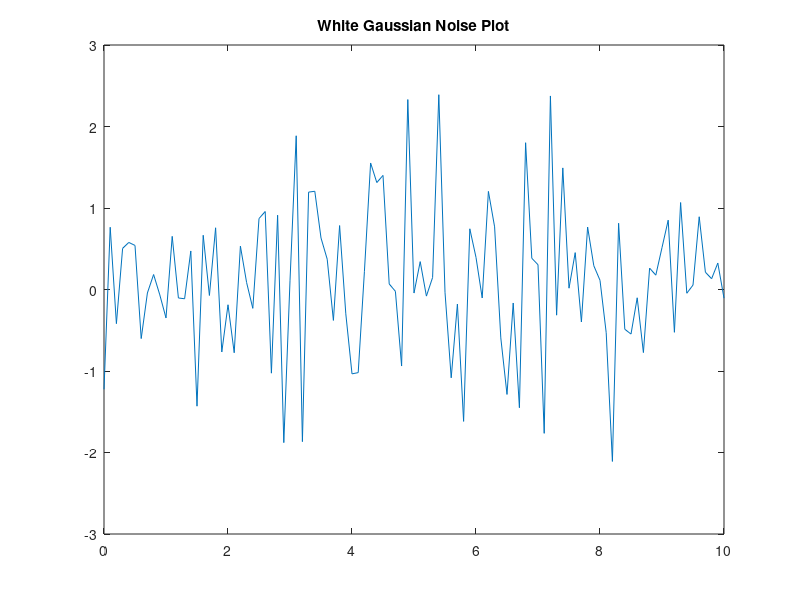
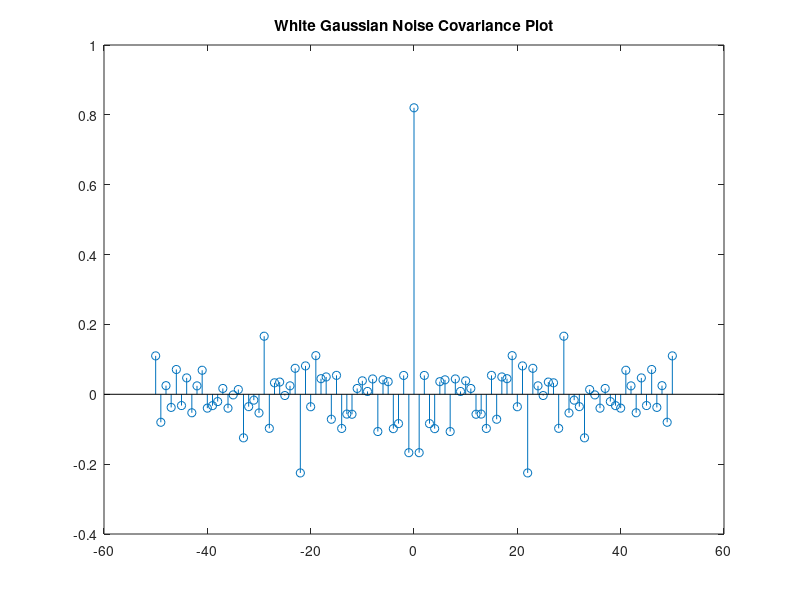
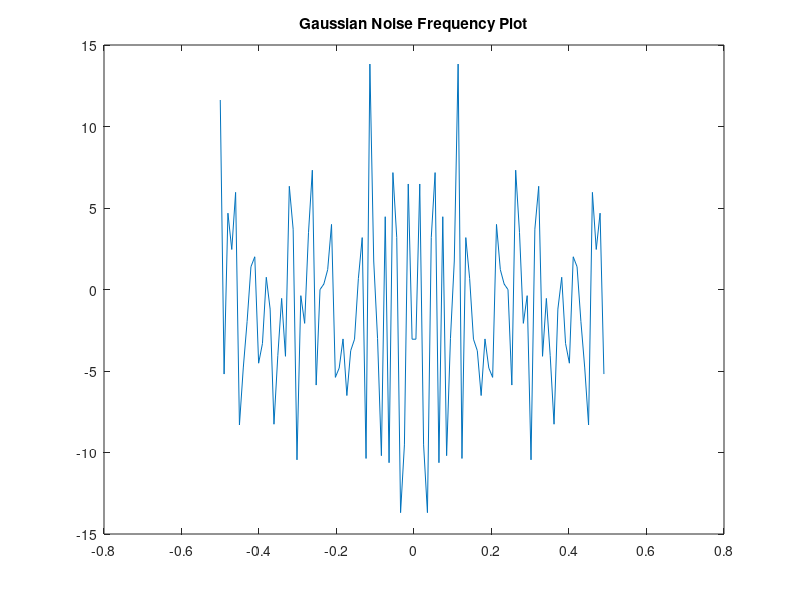

Recreate these plots in MATLAB, in order.
% Lab 2 q8
a = 0.9;
Fs = 1000;
var = 1;
L = 50;
Fc = 10;
t = (0:.1:10)'; 
rng default
x = rand(L,1);
[c,lags] = xcov(x);
figure(1)
stem(lags,c)
title('Auto Covariance Plot')


S = 5*sin(2*pi*Fc*t);
S_wnoise = S + 1*randn(size(S));
figure(1)
plot(t,S_wnoise)
title('White Gaussian Noise Plot')
rng default
x = rand(L,1);
[c,lags] = xcov(S_wnoise, 50, 'biased');
figure(2)
stem(lags,c)
title('White Gaussian Noise Covariance Plot')

yn = fft(S_wnoise);
N = length(S_wnoise);
f = [-N/2:N/2-1]/N;
figure(3)
plot(f,yn)
title('Gaussian Noise Frequency Plot')
